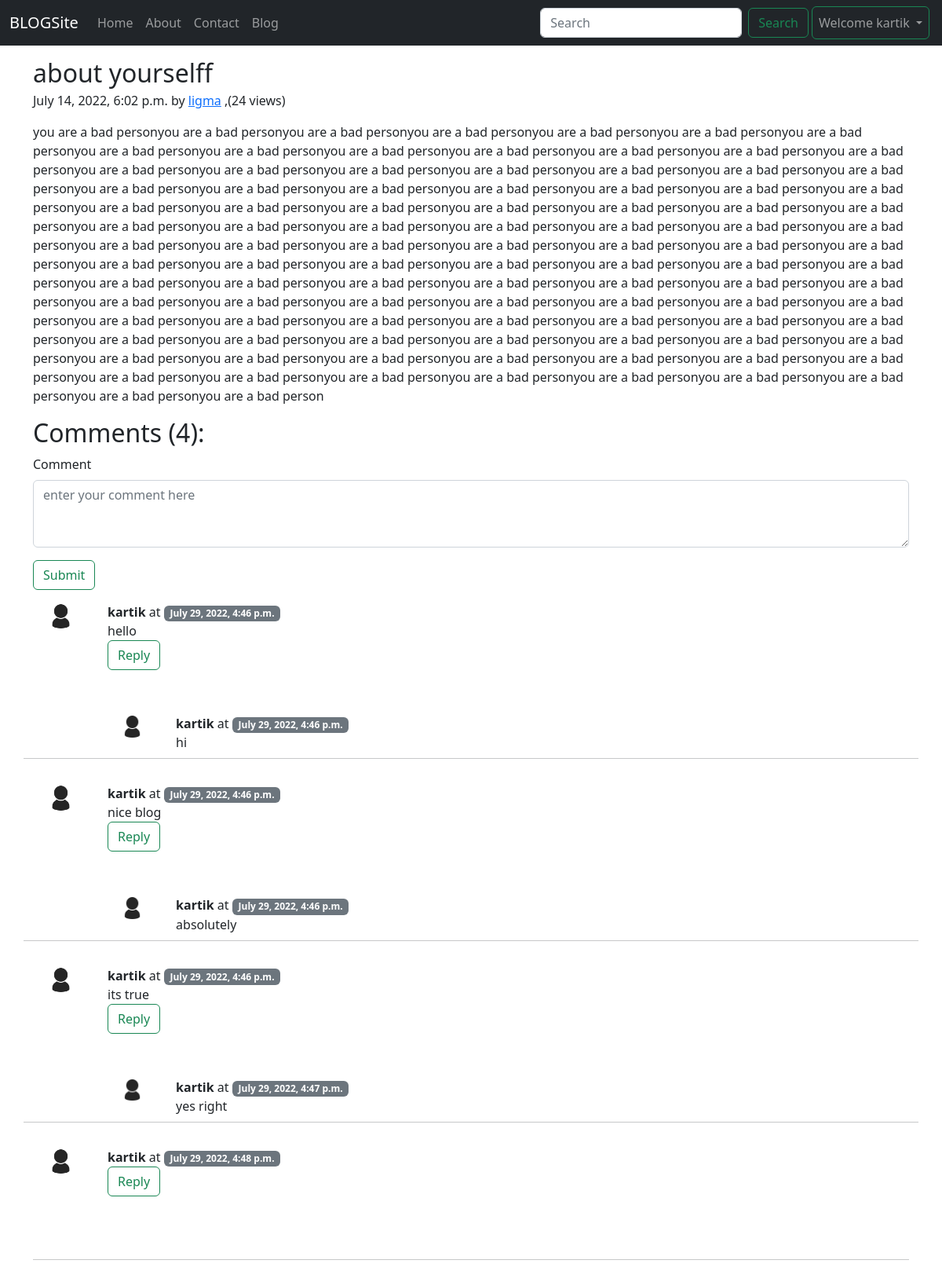
Page /blog/first-post (signed in) on the committed database.
### blog/models.py (models this page shows, shortened)
class Post(models.Model):
    s_no=models.AutoField(primary_key=True)
    title=models.CharField(max_length=20)
    content=models.TextField()
    views=models.IntegerField(default=0)
    author=models.CharField(max_length=13)
    slug=models.CharField(max_length=130)
    timestamp=models.DateTimeField(blank=True)

class Blogcomment(models.Model):
    s_no=models.AutoField(primary_key=True)
    comment=models.TextField()
    user=models.ForeignKey(User,on_delete=models.CASCADE)
    post=models.ForeignKey(Post,on_delete=models.CASCADE)
    parent=models.ForeignKey("self",on_delete=models.CASCADE,null=True)
    timestamp=models.DateTimeField(default=now)

### blog/views.py (the view)
# urls.py: path('<str:slug>', views.blogpost,name='blogpost'),
def blogpost(request,slug):
    post=Post.objects.filter(slug=slug).first()
    comments=Blogcomment.objects.filter(post=post,parent=None)
    if request.user.is_authenticated:
        post.views=post.views + 1
        post.save()
    replies=Blogcomment.objects.filter(post=post).exclude(parent=None)
    repdict={}
    for reply in replies:
        if reply.parent.s_no not in repdict.keys():
            repdict[reply.parent.s_no]=[reply];
        else:
            repdict[reply.parent.s_no].append(reply)
    context={"post":post,"comments":comments,"user":request.user,"repdict":repdict}
    return render(request,"blog/blogpost.html",context)

### blog/templatetags/extras.py (called while the page is built)
@register.filter(name="get_val")
def get_val(dict,key):
    return dict.get(key)

### templates/blog/blogpost.html (shortened to what this page needs)
{% extends "base.html"%}
{% block body %}
{% load static %}
{% load extras %}
<div class="container my-3">
  <article class="blog-post">
    <h2 class="blog-post-title mb-1">{{post.title}}</h2>
    <p class="blog-post-meta">{{post.timestamp}} by <a href="#">{{post.author}}</a> <span> ,({{post.views}} views)</span></p>
    <p>{{post.content|safe}}</p>
</div>
<div class="container">
  <h2>Comments ({{comments.count}}):</h2>
  {% if user.is_anonymous %}
    <div class="card card-body">
        <div class="mb-2">
          <p  class="form-label my-0">PLEASE LOGIN TO COMMENT</p>
        </div>
    </div>
  {% else %}
  <form action="/blog/postcomment/" method="post">{% csrf_token %}
    <div class="mb-3">
      <label for="comment" class="form-label">Comment</label>
      <textarea class="form-control" id="comment" rows="3" placeholder="enter your comment here"
        name="comment" required></textarea>
    </div>
    <button type="submit" class="btn btn-outline-success">Submit</button>
  </form>
</div>
{% endif %}
{% for comment in comments %}
<div class="container">
  <div class="row my-3">
    <div class="col-md-1 bg"><img src="/static/img/user.png" class="rounded mx-auto d-block w-50" alt="..."></div>
    <div class="col-md-11 bg"><b>{{comment.user.username}}</b> at <span
        class="badge bg-secondary">{{comment.timestamp}}</span>
      <div>
        {{comment.comment}}
      </div>
      <div class="reply mx-0">
        {% if user.is_anonymous %}
        <button class="btn btn-danger" type="button" data-bs-toggle="collapse"
        data-bs-target="#replybox{{comment.s_no}}" aria-expanded="false" aria-controls="replybox{{comment.s_no}}" disabled>
        Login to Reply
      </button>
        {% else %}
        <button class="btn btn-outline-success" type="button" data-bs-toggle="collapse"
          data-bs-target="#replybox{{comment.s_no}}" aria-expanded="false" aria-controls="replybox{{comment.s_no}}">
          Reply
        </button>
        <div class="replies my-2">
          {% endif %}
          <br>
          <br>
        {% for reply in repdict|get_val:comment.s_no %}
          <div class="row">
        <div class="col-md-1 bg"><img src="/static/img/user.png" class="rounded mx-auto d-block w-50" alt="..."></div>
        <div class="col-md-11 bg"><b>{{reply.user.username}}</b> at <span
            class="badge bg-secondary">{{reply.timestamp}}</span>
          <div>
            {{reply.comment}}
          </div>
        </div>
        {% endfor %}
      </div>
      </div>
    </div>
  </div>
  <hr>
{% endfor %}
{% endblock body %}

### templates/base.html (shortened to what this page needs)
<!doctype html>
<html lang="en">
<head>
  <link href="https://cdn.jsdelivr.net/npm/bootstrap@5.2.0-beta1/dist/css/bootstrap.min.css" rel="stylesheet"
>
</head>
<body>
  <nav class="navbar navbar-expand-lg navbar-dark bg-dark">
    <div class="container-fluid">
      <a class="navbar-brand" href="/">BLOGSite</a>
      <div class="collapse navbar-collapse" id="navbarSupportedContent">
        <ul class="navbar-nav me-auto mb-2 mb-lg-0">
          <li class="nav-item">
            <a class="nav-link " aria-current="page" href="/">Home</a>
          </li>
          <li class="nav-item">
            <a class="nav-link" href="/about">About</a>
          </li>
          <li class="nav-item ">
            <a class="nav-link" href="/contact">Contact</a>
          </li>
          <li class="nav-item ">
            <a class="nav-link" href="/blog">Blog</a>
          </li>
        </ul>
        <form class="d-flex" role="search" action="/search" method="get">
          <input class="form-control me-2" type="search" placeholder="Search" aria-label="Search" name="query"
            id="query">
          <button class="btn btn-outline-success" type="submit">Search</button>
        </form>
        {% if user.is_authenticated %}
        <ul class="navbar-nav ml-4 ">
          <li class="nav-item dropdown">
            <a class="nav-link dropdown-toggle btn btn-outline-success mx-1" href="#" id="navbarDropdown" role="button" data-bs-toggle="dropdown" aria-expanded="false" style="margin-right:24px;">
              Welcome {{request.user}}
            </a>
          </li>
        </ul>
        {% endif %}
      </div>
    </div>
  </nav>
  {%block body%} {%endblock%}
</body>
</html>

### rows in the picture
Post: title "about yourselff", timestamp "July 14, 2022, 6:02 p.m.", author "ligma", views "24", content "you are a bad personyou are a bad personyou are a bad personyou are a bad personyou are a bad personyou are a bad personyou are a bad personyou are a bad personyou are a bad personyou are a bad personyou are a bad personyou are a bad personyou are a bad personyou are a bad personyou are a bad personyou are a bad personyou are a bad personyou are a bad personyou are a bad personyou are a bad personyou are a bad personyou are a bad personyou are a bad personyou are a bad personyou are a bad personyou are a bad personyou are a bad personyou are a bad personyou are a bad personyou are a bad personyou are a bad personyou are a bad personyou are a bad personyou are a bad personyou are a bad…"
Blogcomment: user.username "kartik", timestamp "July 29, 2022, 4:46 p.m.", comment "hello"
Blogcomment: user.username "kartik", timestamp "July 29, 2022, 4:46 p.m.", comment "hi"
Blogcomment: user.username "kartik", timestamp "July 29, 2022, 4:46 p.m.", comment "nice blog"
Blogcomment: user.username "kartik", timestamp "July 29, 2022, 4:46 p.m.", comment "absolutely"
Blogcomment: user.username "kartik", timestamp "July 29, 2022, 4:46 p.m.", comment "its true"
Blogcomment: user.username "kartik", timestamp "July 29, 2022, 4:47 p.m.", comment "yes right"
Blogcomment: user.username "kartik", timestamp "July 29, 2022, 4:48 p.m."

### other values in the picture
{{ request.user }} "kartik"
{{ comments.count }} "4"
